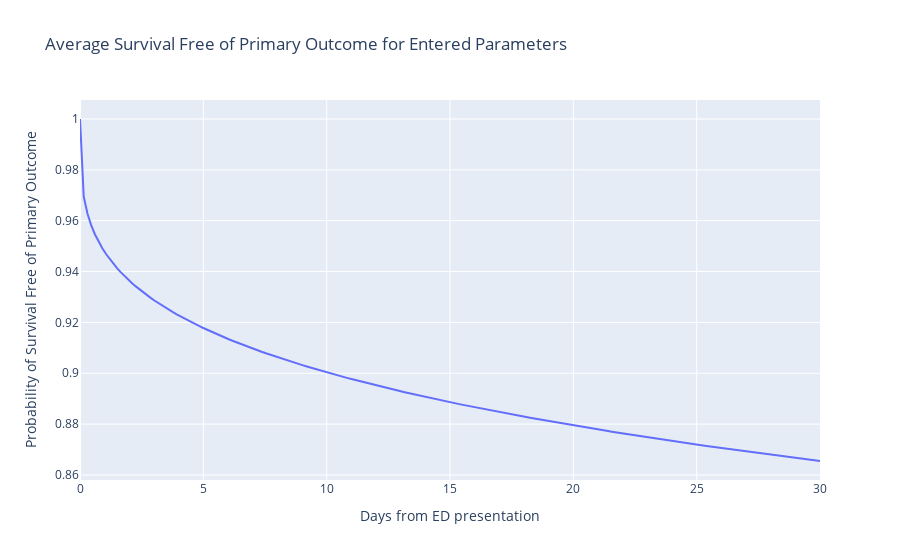

The notebook cell this image was saved under:
### Code cell
import plotly.express as px

times=np.linspace(0, 30, 200)
outcomes = [weibull_surv(1/getXb(50), np.exp(-1.235), t) for t in times]

fig = go.Figure()

fig.add_trace(go.Scatter(mode='lines', y=outcomes, x=times, name='Entered Risk Parameters'))

fig.update_layout(title='Average Survival Free of Primary Outcome for Entered Parameters',
                  xaxis_title='Days from ED presentation', 
                  yaxis_title='Probability of Survival Free of Primary Outcome')
fig.show()

### Figure 1 — Plotly figure (JSON) as saved in the notebook; plotly's stock layout.template omitted (floating-point values rounded to 4 significant figures; data arrays with more than 128 entries replaced by an {"elided": "..."} marker saying what was removed)
{"data": [{"mode": "lines", "name": "Entered Risk Parameters", "type": "scatter", "x": {"elided": "200 float values"}, "y": {"elided": "200 float values"}}], "layout": {"title": {"text": "Average Survival Free of Primary Outcome for Entered Parameters"}, "xaxis": {"title": {"text": "Days from ED presentation"}}, "yaxis": {"title": {"text": "Probability of Survival Free of Primary Outcome"}}}}
